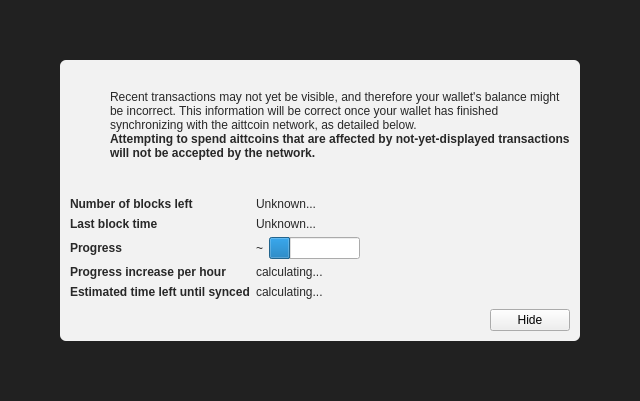
<?xml version="1.0" encoding="UTF-8"?>
<ui version="4.0">
 <class>ModalOverlay</class>
 <widget class="ModalOverlay" name="ModalOverlay">
  <property name="geometry">
   <rect>
    <x>0</x>
    <y>0</y>
    <width>640</width>
    <height>401</height>
   </rect>
  </property>
  <property name="windowTitle">
   <string>Form</string>
  </property>
  <layout class="QVBoxLayout" name="verticalLayout" stretch="0">
   <property name="sizeConstraint">
    <enum>QLayout::SetDefaultConstraint</enum>
   </property>
   <property name="leftMargin">
    <number>0</number>
   </property>
   <property name="topMargin">
    <number>0</number>
   </property>
   <property name="rightMargin">
    <number>0</number>
   </property>
   <property name="bottomMargin">
    <number>0</number>
   </property>
   <item>
    <widget class="QWidget" name="bgWidget" native="true">
     <property name="styleSheet">
      <string notr="true">#bgWidget { background: rgba(0,0,0,220); }</string>
     </property>
     <layout class="QVBoxLayout" name="verticalLayoutMain" stretch="1">
      <property name="leftMargin">
       <number>60</number>
      </property>
      <property name="topMargin">
       <number>60</number>
      </property>
      <property name="rightMargin">
       <number>60</number>
      </property>
      <property name="bottomMargin">
       <number>60</number>
      </property>
      <item>
       <widget class="QWidget" name="contentWidget" native="true">
        <property name="styleSheet">
         <string notr="true">#contentWidget { background: rgba(255,255,255,240); border-radius: 6px; }

QLabel { color: rgb(40,40,40);  }</string>
        </property>
        <layout class="QVBoxLayout" name="verticalLayoutSub" stretch="1,0,0,0">
         <property name="spacing">
          <number>0</number>
         </property>
         <property name="leftMargin">
          <number>10</number>
         </property>
         <property name="topMargin">
          <number>10</number>
         </property>
         <property name="rightMargin">
          <number>10</number>
         </property>
         <property name="bottomMargin">
          <number>10</number>
         </property>
         <item>
          <layout class="QHBoxLayout" name="horizontalLayoutIconText" stretch="0,1">
           <property name="topMargin">
            <number>20</number>
           </property>
           <item>
            <layout class="QVBoxLayout" name="verticalLayoutIcon">
             <property name="leftMargin">
              <number>0</number>
             </property>
             <item>
              <widget class="QPushButton" name="warningIcon">
               <property name="enabled">
                <bool>false</bool>
               </property>
               <property name="text">
                <string/>
               </property>
               <property name="icon">
                <iconset>
                 <normaloff>:/icons/warning</normaloff>
                 <disabledoff>:/icons/warning</disabledoff>:/icons/warning</iconset>
               </property>
               <property name="iconSize">
                <size>
                 <width>48</width>
                 <height>48</height>
                </size>
               </property>
               <property name="flat">
                <bool>true</bool>
               </property>
              </widget>
             </item>
             <item>
              <spacer name="verticalSpacerWarningIcon">
               <property name="orientation">
                <enum>Qt::Vertical</enum>
               </property>
               <property name="sizeHint" stdset="0">
                <size>
                 <width>20</width>
                 <height>40</height>
                </size>
               </property>
              </spacer>
             </item>
            </layout>
           </item>
           <item>
            <layout class="QVBoxLayout" name="verticalLayoutInfoText">
             <property name="leftMargin">
              <number>0</number>
             </property>
             <property name="topMargin">
              <number>0</number>
             </property>
             <item>
              <widget class="QLabel" name="infoText">
               <property name="text">
                <string>Recent transactions may not yet be visible, and therefore your wallet's balance might be incorrect. This information will be correct once your wallet has finished synchronizing with the aittcoin network, as detailed below.</string>
               </property>
               <property name="textFormat">
                <enum>Qt::RichText</enum>
               </property>
               <property name="wordWrap">
                <bool>true</bool>
               </property>
              </widget>
             </item>
             <item>
              <widget class="QLabel" name="infoTextStrong">
               <property name="font">
                <font>
                 <weight>75</weight>
                 <bold>true</bold>
                </font>
               </property>
               <property name="text">
                <string>Attempting to spend aittcoins that are affected by not-yet-displayed transactions will not be accepted by the network.</string>
               </property>
               <property name="textFormat">
                <enum>Qt::RichText</enum>
               </property>
               <property name="wordWrap">
                <bool>true</bool>
               </property>
              </widget>
             </item>
             <item>
              <spacer name="verticalSpacerInTextSpace">
               <property name="orientation">
                <enum>Qt::Vertical</enum>
               </property>
               <property name="sizeHint" stdset="0">
                <size>
                 <width>20</width>
                 <height>40</height>
                </size>
               </property>
              </spacer>
             </item>
            </layout>
           </item>
          </layout>
         </item>
         <item>
          <spacer name="verticalSpacerAfterText">
           <property name="orientation">
            <enum>Qt::Vertical</enum>
           </property>
           <property name="sizeHint" stdset="0">
            <size>
             <width>20</width>
             <height>40</height>
            </size>
           </property>
          </spacer>
         </item>
         <item>
          <layout class="QFormLayout" name="formLayout">
           <property name="fieldGrowthPolicy">
            <enum>QFormLayout::FieldsStayAtSizeHint</enum>
           </property>
           <property name="horizontalSpacing">
            <number>6</number>
           </property>
           <property name="verticalSpacing">
            <number>6</number>
           </property>
           <property name="topMargin">
            <number>10</number>
           </property>
           <item row="0" column="0">
            <widget class="QLabel" name="labelNumberOfBlocksLeft">
             <property name="font">
              <font>
               <weight>75</weight>
               <bold>true</bold>
              </font>
             </property>
             <property name="text">
              <string>Number of blocks left</string>
             </property>
            </widget>
           </item>
           <item row="0" column="1">
            <widget class="QLabel" name="numberOfBlocksLeft">
             <property name="text">
              <string>Unknown...</string>
             </property>
            </widget>
           </item>
           <item row="1" column="0">
            <widget class="QLabel" name="labelLastBlockTime">
             <property name="font">
              <font>
               <weight>75</weight>
               <bold>true</bold>
              </font>
             </property>
             <property name="text">
              <string>Last block time</string>
             </property>
            </widget>
           </item>
           <item row="1" column="1">
            <widget class="QLabel" name="newestBlockDate">
             <property name="sizePolicy">
              <sizepolicy hsizetype="Maximum" vsizetype="Preferred">
               <horstretch>0</horstretch>
               <verstretch>0</verstretch>
              </sizepolicy>
             </property>
             <property name="text">
              <string>Unknown...</string>
             </property>
            </widget>
           </item>
           <item row="2" column="0">
            <widget class="QLabel" name="labelSyncDone">
             <property name="font">
              <font>
               <weight>75</weight>
               <bold>true</bold>
              </font>
             </property>
             <property name="text">
              <string>Progress</string>
             </property>
            </widget>
           </item>
           <item row="2" column="1">
            <layout class="QHBoxLayout" name="horizontalLayoutSync" stretch="0,1">
             <item>
              <widget class="QLabel" name="percentageProgress">
               <property name="text">
                <string notr="true">~</string>
               </property>
              </widget>
             </item>
             <item>
              <widget class="QProgressBar" name="progressBar">
               <property name="value">
                <number>24</number>
               </property>
               <property name="format">
                <string/>
               </property>
              </widget>
             </item>
            </layout>
           </item>
           <item row="4" column="0">
            <widget class="QLabel" name="labelProgressIncrease">
             <property name="font">
              <font>
               <weight>75</weight>
               <bold>true</bold>
              </font>
             </property>
             <property name="text">
              <string>Progress increase per hour</string>
             </property>
            </widget>
           </item>
           <item row="4" column="1">
            <widget class="QLabel" name="progressIncreasePerH">
             <property name="text">
              <string>calculating...</string>
             </property>
            </widget>
           </item>
           <item row="5" column="0">
            <widget class="QLabel" name="labelEstimatedTimeLeft">
             <property name="font">
              <font>
               <weight>75</weight>
               <bold>true</bold>
              </font>
             </property>
             <property name="text">
              <string>Estimated time left until synced</string>
             </property>
            </widget>
           </item>
           <item row="5" column="1">
            <widget class="QLabel" name="expectedTimeLeft">
             <property name="text">
              <string>calculating...</string>
             </property>
            </widget>
           </item>
          </layout>
         </item>
         <item>
          <layout class="QHBoxLayout" name="horizontalLayoutButtons">
           <property name="leftMargin">
            <number>10</number>
           </property>
           <property name="topMargin">
            <number>10</number>
           </property>
           <item>
            <widget class="QLabel" name="versionLabel">
             <property name="text">
              <string></string>
             </property>
            </widget>
           </item>
           <item>
            <spacer name="horizontalSpacer">
             <property name="orientation">
              <enum>Qt::Horizontal</enum>
             </property>
             <property name="sizeHint" stdset="0">
              <size>
               <width>40</width>
               <height>20</height>
              </size>
             </property>
            </spacer>
           </item>
           <item>
            <widget class="QPushButton" name="closeButton">
             <property name="text">
              <string>Hide</string>
             </property>
            </widget>
           </item>
          </layout>
         </item>
        </layout>
       </widget>
      </item>
     </layout>
    </widget>
   </item>
  </layout>
 </widget>
 <customwidgets>
  <customwidget>
   <class>ModalOverlay</class>
   <extends>QWidget</extends>
   <header>modaloverlay.h</header>
   <container>1</container>
  </customwidget>
 </customwidgets>
 <resources/>
 <connections/>
</ui>
